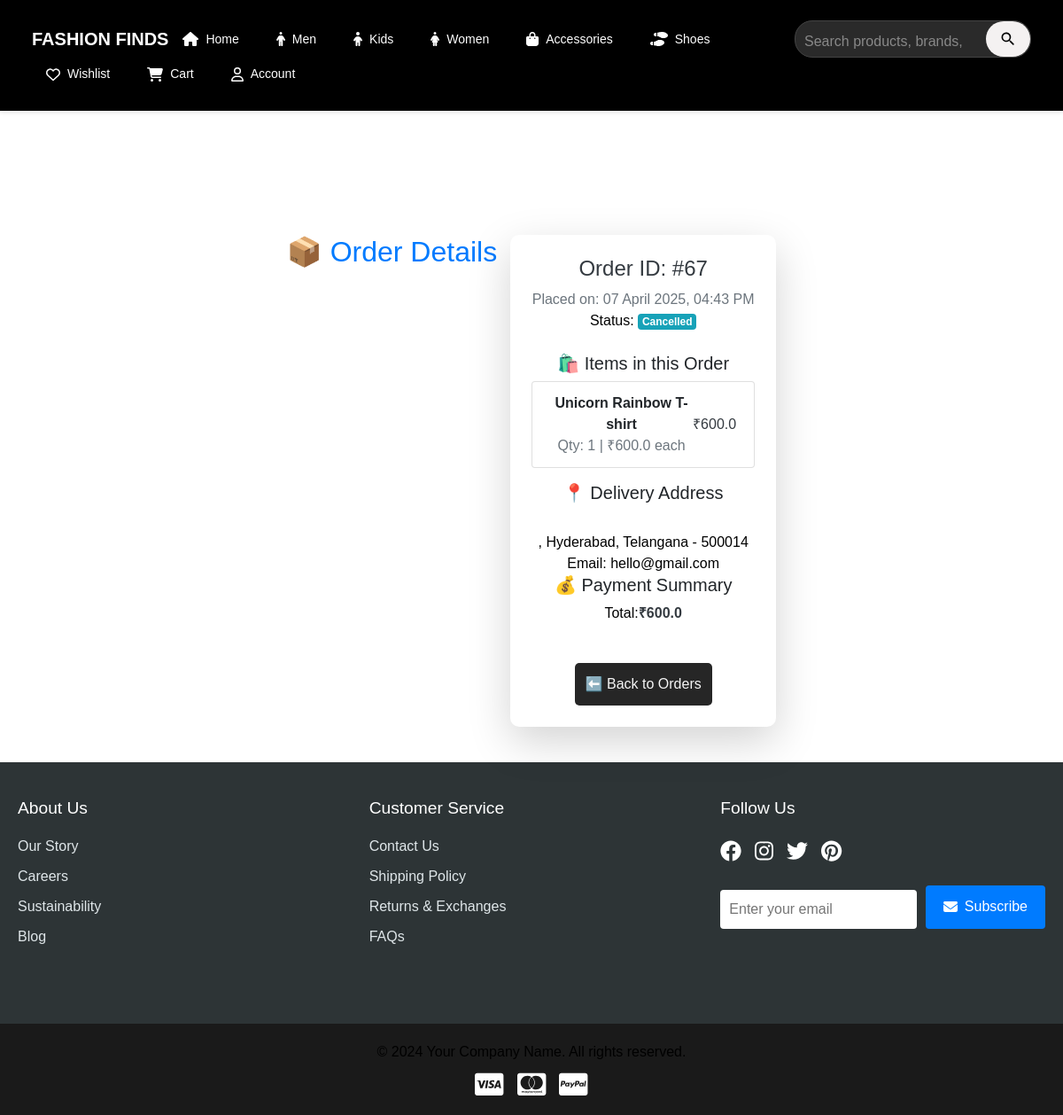
Before: /order/67 (signed in) with the older database file.
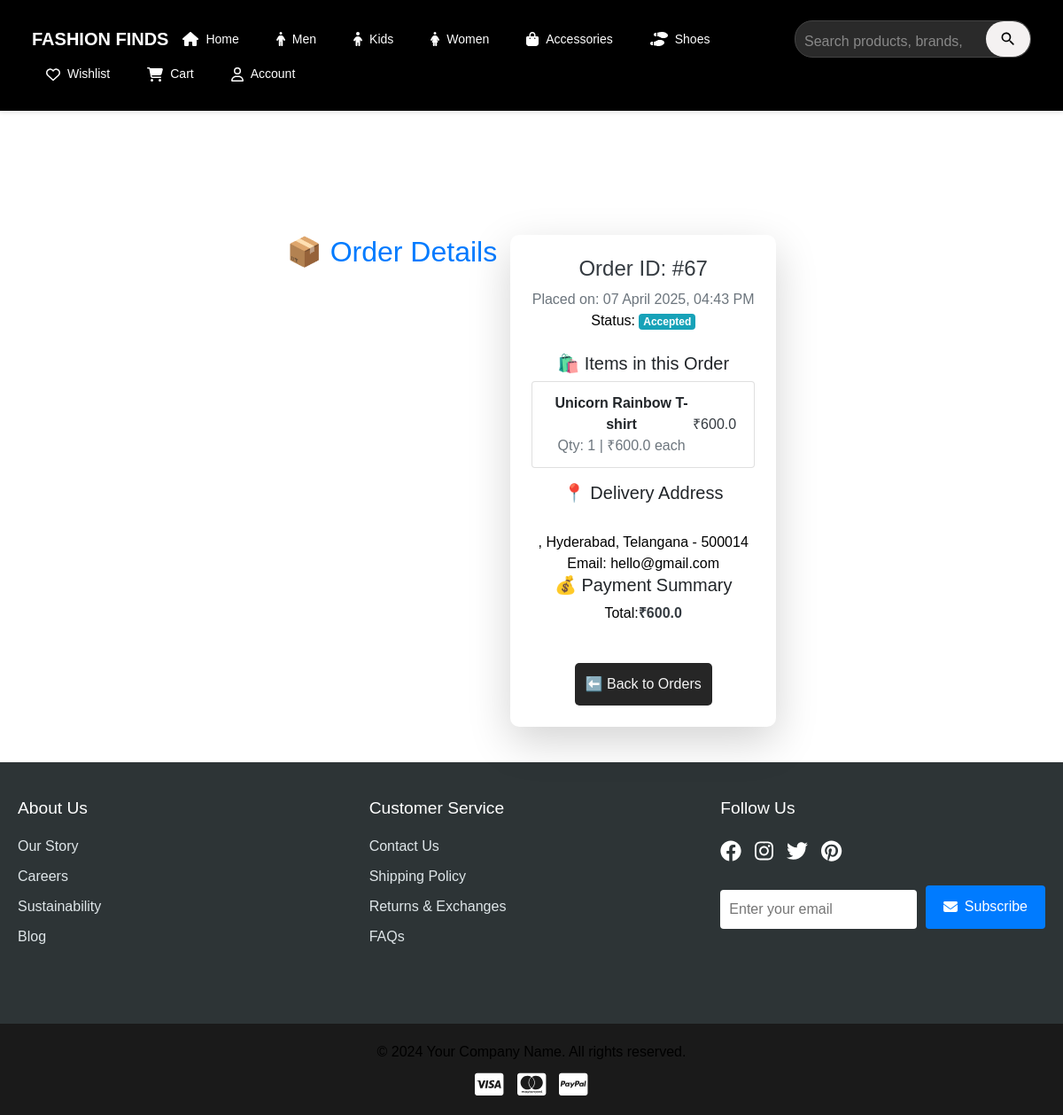
After: the same page with the newer database file.
### app/models.py (models this page shows, shortened)
class Order(db.Model):
    __tablename__ = 'orders'
    id = db.Column(db.Integer, primary_key=True)
    user_id = db.Column(db.Integer, db.ForeignKey('users.id'), nullable=False)
    total_price = db.Column(db.Float, nullable=False)
    status = db.Column(db.String(50), nullable=False, default="Pending")  # ('Pending', 'Shipped', 'Delivered', 'Cancelled')
    order_date = db.Column(db.DateTime, nullable=False, default=lambda: datetime.now(timezone.utc))
    delivery_date = db.Column(db.DateTime, nullable=True)
    order_items = db.relationship('OrderItem', backref='order', lazy=True, cascade="all, delete-orphan")
    delivery_person_id = db.Column(db.Integer, db.ForeignKey('users.id'), nullable=True)
    customer_name = db.Column(db.String(100), nullable=False)
    address_line_1 = db.Column(db.String(100), nullable=False)
    state = db.Column(db.String(100), nullable=False)
    city = db.Column(db.String(100), nullable=False)
    pincode = db.Column(db.String(20), nullable=False)
    mail = db.Column(db.String(50), nullable=False)

### app/views.py (the view)
@views.route('/order/<int:order_id>', methods=['GET'])
@login_required
def view_order_items(order_id):
    order = Order.query.get(order_id)
    if not order or order.user_id != current_user.id :
        flash('Order not found!', 'danger')
        return redirect(url_for('views.my_orders'))
    order_items = OrderItem.query.filter_by(order_id=order.id).all()
    return render_template('view_order.html', order=order, order_items=order_items)

### app/templates/view_order.html (shortened to what this page needs)
{% extends "base.html" %}
{% block content %}
<div class="container mt-5">
    <h2 class="fw-bold text-center text-primary">📦 Order Details</h2>
    <div class="card p-4 shadow-lg border-0 rounded-3">
        <h4 class="fw-bold text-dark">Order ID: #{{ order.id }}</h4>
        <p class="text-muted">Placed on: {{ order.order_date.strftime('%d %B %Y, %I:%M %p') }}</p>
        <p class="fw-semibold">Status: <span class="badge bg-info text-white">{{ order.status }}</span></p>
        <h5 class="mt-4">🛍️ Items in this Order</h5>
        <ul class="list-group mb-3">
            {% for item in order_items %}
            <li class="list-group-item d-flex justify-content-between align-items-center">
                <div>
                    <strong>{{ item.product.product_name }}</strong>
                    <p class="text-muted">Qty: {{ item.quantity }} | ₹{{ item.unit_price }} each</p>
                </div>
                <span class="fw-bold text-dark">₹{{ item.subtotal }}</span>
            </li>
            {% endfor %}
        </ul>
        <h5 class="fw-bold">📍 Delivery Address</h5>
        <p>
            {{ order.customer_name }}<br>
            {{ order.address_line_1 }}, {{ order.city }}, {{ order.state }} - {{ order.pincode }}<br>
            Email: {{ order.mail }}
        </p>
        <h5 class="fw-bold">💰 Payment Summary</h5>
        <p class="d-flex justify-content-between"><span class="fw-semibold">Total:</span> <strong class="text-dark">₹{{ order.total_price }}</strong></p>
        <div class="text-center mt-4">
            <a href="{{ url_for('views.my_orders') }}" class="btn btn-secondary w-100">⬅️ Back to Orders</a>
        </div>
    </div>
</div>
{% endblock %}

Changed rows visible on the page:
changed Order "Hyderabad": status "Cancelled" → "Accepted"
